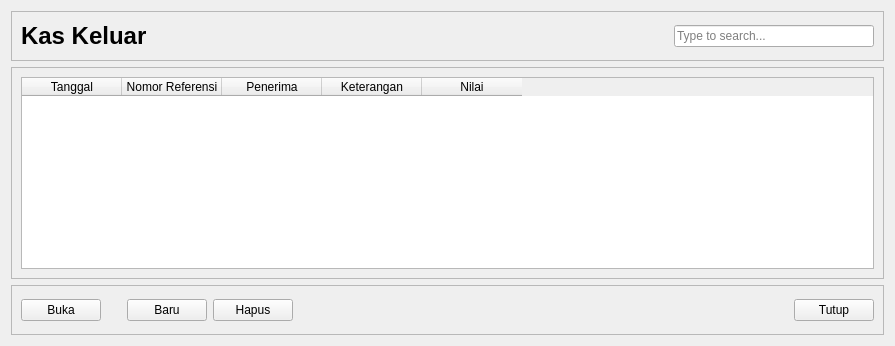
  <widget class="QWidget" name="st_KasKeluar">
   <layout class="QVBoxLayout" name="ivl_KasKeluar">
    <item>
     <widget class="QFrame" name="fr_KasKeluar_t">
      <property name="sizePolicy">
       <sizepolicy hsizetype="Preferred" vsizetype="Preferred">
        <horstretch>0</horstretch>
        <verstretch>1</verstretch>
       </sizepolicy>
      </property>
      <property name="minimumSize">
       <size>
        <width>0</width>
        <height>50</height>
       </size>
      </property>
      <property name="maximumSize">
       <size>
        <width>16777215</width>
        <height>50</height>
       </size>
      </property>
      <property name="frameShape">
       <enum>QFrame::StyledPanel</enum>
      </property>
      <property name="frameShadow">
       <enum>QFrame::Raised</enum>
      </property>
      <layout class="QHBoxLayout" name="ihl_KasKeluar_t">
       <item>
        <widget class="QLabel" name="lb_KasKeluar_Judul">
         <property name="sizePolicy">
          <sizepolicy hsizetype="Preferred" vsizetype="Preferred">
           <horstretch>0</horstretch>
           <verstretch>1</verstretch>
          </sizepolicy>
         </property>
         <property name="minimumSize">
          <size>
           <width>300</width>
           <height>0</height>
          </size>
         </property>
         <property name="maximumSize">
          <size>
           <width>300</width>
           <height>16777215</height>
          </size>
         </property>
         <property name="font">
          <font>
           <pointsize>18</pointsize>
           <weight>75</weight>
           <italic>false</italic>
           <bold>true</bold>
          </font>
         </property>
         <property name="text">
          <string>Kas Keluar</string>
         </property>
        </widget>
       </item>
       <item>
        <spacer name="hs_KasKeluar_t_s">
         <property name="orientation">
          <enum>Qt::Horizontal</enum>
         </property>
         <property name="sizeHint" stdset="0">
          <size>
           <width>226</width>
           <height>20</height>
          </size>
         </property>
        </spacer>
       </item>
       <item>
        <widget class="QLineEdit" name="le_KasKeluar_Search">
         <property name="minimumSize">
          <size>
           <width>200</width>
           <height>0</height>
          </size>
         </property>
         <property name="maximumSize">
          <size>
           <width>200</width>
           <height>16777215</height>
          </size>
         </property>
         <property name="placeholderText">
          <string>Type to search...</string>
         </property>
        </widget>
       </item>
      </layout>
     </widget>
    </item>
    <item>
     <widget class="QFrame" name="fr_KasKeluar_Content">
      <property name="sizePolicy">
       <sizepolicy hsizetype="Preferred" vsizetype="Preferred">
        <horstretch>0</horstretch>
        <verstretch>1</verstretch>
       </sizepolicy>
      </property>
      <property name="frameShape">
       <enum>QFrame::StyledPanel</enum>
      </property>
      <property name="frameShadow">
       <enum>QFrame::Raised</enum>
      </property>
      <layout class="QVBoxLayout" name="ivl_KasKeluar_Content">
       <item>
        <widget class="QTableWidget" name="tbl_KasKeluar">
         <column>
          <property name="text">
           <string>Tanggal</string>
          </property>
         </column>
         <column>
          <property name="text">
           <string>Nomor Referensi</string>
          </property>
         </column>
         <column>
          <property name="text">
           <string>Penerima</string>
          </property>
         </column>
         <column>
          <property name="text">
           <string>Keterangan</string>
          </property>
         </column>
         <column>
          <property name="text">
           <string>Nilai</string>
          </property>
         </column>
        </widget>
       </item>
      </layout>
     </widget>
    </item>
    <item>
     <widget class="QFrame" name="fr_KasKeluar_b">
      <property name="sizePolicy">
       <sizepolicy hsizetype="Preferred" vsizetype="Preferred">
        <horstretch>0</horstretch>
        <verstretch>1</verstretch>
       </sizepolicy>
      </property>
      <property name="minimumSize">
       <size>
        <width>0</width>
        <height>50</height>
       </size>
      </property>
      <property name="maximumSize">
       <size>
        <width>16777215</width>
        <height>50</height>
       </size>
      </property>
      <property name="frameShape">
       <enum>QFrame::StyledPanel</enum>
      </property>
      <property name="frameShadow">
       <enum>QFrame::Raised</enum>
      </property>
      <layout class="QHBoxLayout" name="ihl_KasKeluar_b">
       <item>
        <widget class="QPushButton" name="tb_KasKeluar_Buka">
         <property name="text">
          <string>Buka</string>
         </property>
        </widget>
       </item>
       <item>
        <spacer name="sp_KasKeluar_b_">
         <property name="orientation">
          <enum>Qt::Horizontal</enum>
         </property>
         <property name="sizeType">
          <enum>QSizePolicy::Fixed</enum>
         </property>
         <property name="sizeHint" stdset="0">
          <size>
           <width>20</width>
           <height>20</height>
          </size>
         </property>
        </spacer>
       </item>
       <item>
        <widget class="QPushButton" name="tb_KasKeluar_Tambah">
         <property name="text">
          <string>Baru</string>
         </property>
        </widget>
       </item>
       <item>
        <widget class="QPushButton" name="tb_KasKeluar_Delete">
         <property name="text">
          <string>Hapus</string>
         </property>
        </widget>
       </item>
       <item>
        <spacer name="somespaces_pyuic_will_just_ignore2">
         <property name="orientation">
          <enum>Qt::Horizontal</enum>
         </property>
         <property name="sizeHint" stdset="0">
          <size>
           <width>495</width>
           <height>20</height>
          </size>
         </property>
        </spacer>
       </item>
       <item>
        <widget class="QPushButton" name="tb_KasKeluar_Tutup">
         <property name="text">
          <string>Tutup</string>
         </property>
        </widget>
       </item>
      </layout>
     </widget>
    </item>
   </layout>
  </widget>
